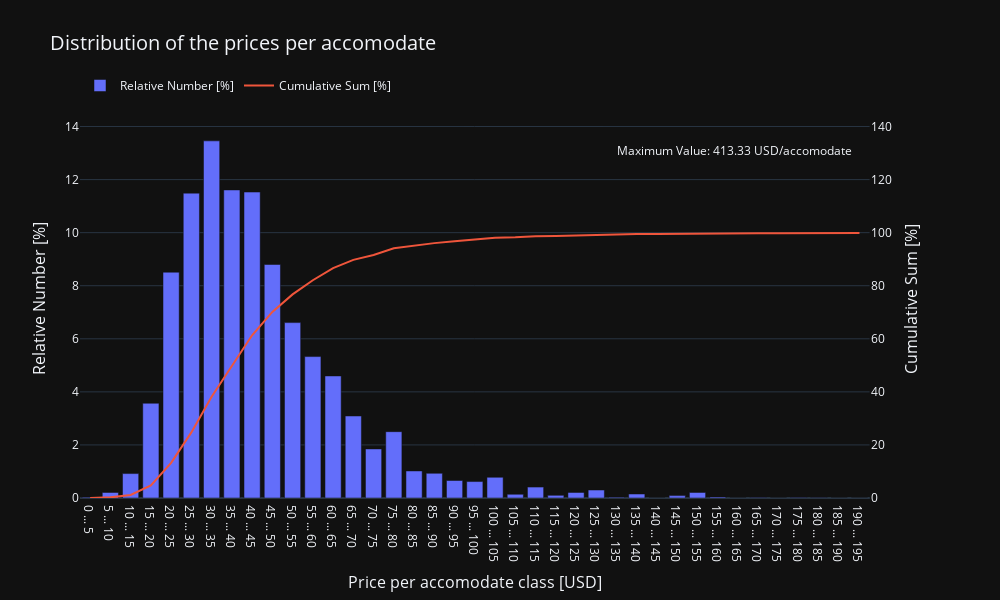

The notebook cell saved with this chart:
### Code cell
counts, bins = np.histogram(df_merge_f.price_p_accom, bins=range(0, 200, 5))
bin_label = str(bins[:-1]) + ' ... ' + str(bins[1:])

rels = np.round(counts / len(df_merge_f) * 100, 2)
rels_cumsum = rels.cumsum()

max_val = np.round(df_merge_f.price_p_accom.max(), 2)

bin_label = []

for i in range(len(bins)):
    if i < len(bins)-1:
        bin_label.append(str(bins[i]) + ' ... ' + str(bins[i+1]))


fig = make_subplots(specs=[[{"secondary_y": True}]])

fig.add_trace(go.Bar(x=bin_label, y=rels, 
                     name = 'Relative Number [%]'
             ))

fig.add_trace(go.Scatter(x=bin_label, y=rels_cumsum, 
                        name = 'Cumulative Sum [%]',
                        mode = 'lines'),
                        secondary_y=True)

fig.update_layout(
    title='Distribution of the prices per accomodate',
    title_font = {"size": 20},
    xaxis_title = 'Price per accomodate class [USD]',
    template='plotly_dark',
    hovermode = 'x',
    width = 1000,
    height = 600,
    yaxis = dict(
        title=dict(text="Relative Number [%]"),
        side="left",
        range=[0, 15]),
    yaxis2 = dict(
        title=dict(text="Cumulative Sum [%]"),
        side="right",
        range=[0, 150],
        overlaying="y",
        tickmode="sync")
)

fig.update_yaxes(
    title_font = {"size": 16},
    tickfont = {"size": 12}
    )

fig.update_xaxes(
    title_font = {"size": 16},
    tickfont = {"size": 12}
    )

fig.update_layout(legend=dict(
    orientation="h",
    yanchor="bottom",
    y=1,
    xanchor="left",
    x=0
    ))


fig.add_annotation(
    xref="x domain",
    yref="y domain",
    # The arrow head will be 25% along the x axis, starting from the left
    x=.98,
    # The arrow head will be 40% along the y axis, starting from the bottom
    y=.9,
    text=f"Maximum Value: {max_val} USD/accomodate",
    align="right",
    showarrow=False
)


fig.show()

### Figure 1 — Plotly figure (JSON) as saved in the notebook; plotly's stock layout.template omitted (floating-point values rounded to 4 significant figures)
{"data": [{"name": "Relative Number [%]", "type": "bar", "x": ["0 ... 5", "5 ... 10", "10 ... 15", "15 ... 20", "20 ... 25", "25 ... 30", "30 ... 35", "35 ... 40", "40 ... 45", "45 ... 50", "50 ... 55", "55 ... 60", "60 ... 65", "65 ... 70", "70 ... 75", "75 ... 80", "80 ... 85", "85 ... 90", "90 ... 95", "95 ... 100", "100 ... 105", "105 ... 110", "110 ... 115", "115 ... 120", "120 ... 125", "125 ... 130", "130 ... 135", "135 ... 140", "140 ... 145", "145 ... 150", "150 ... 155", "155 ... 160", "160 ... 165", "165 ... 170", "170 ... 175", "175 ... 180", "180 ... 185", "185 ... 190", "190 ... 195"], "y": [0.03, 0.21, 0.92, 3.57, 8.51, 11.49, 13.46, 11.61, 11.53, 8.8, 6.61, 5.33, 4.6, 3.09, 1.85, 2.5, 1.02, 0.93, 0.66, 0.62, 0.78, 0.14, 0.41, 0.1, 0.21, 0.3, 0.03, 0.15, 0, 0.09, 0.21, 0.04, 0, 0.02, 0, 0.02, 0.01, 0, 0]}, {"mode": "lines", "name": "Cumulative Sum [%]", "type": "scatter", "x": ["0 ... 5", "5 ... 10", "10 ... 15", "15 ... 20", "20 ... 25", "25 ... 30", "30 ... 35", "35 ... 40", "40 ... 45", "45 ... 50", "50 ... 55", "55 ... 60", "60 ... 65", "65 ... 70", "70 ... 75", "75 ... 80", "80 ... 85", "85 ... 90", "90 ... 95", "95 ... 100", "100 ... 105", "105 ... 110", "110 ... 115", "115 ... 120", "120 ... 125", "125 ... 130", "130 ... 135", "135 ... 140", "140 ... 145", "145 ... 150", "150 ... 155", "155 ... 160", "160 ... 165", "165 ... 170", "170 ... 175", "175 ... 180", "180 ... 185", "185 ... 190", "190 ... 195"], "xaxis": "x", "y": [0.03, 0.24, 1.16, 4.73, 13.24, 24.73, 38.19, 49.8, 61.33, 70.13, 76.74, 82.07, 86.67, 89.76, 91.61, 94.11, 95.13, 96.06, 96.72, 97.34, 98.12, 98.26, 98.67, 98.77, 98.98, 99.28, 99.31, 99.46, 99.46, 99.55, 99.76, 99.8, 99.8, 99.82, 99.82, 99.84, 99.85, 99.85, 99.85], "yaxis": "y2"}], "layout": {"annotations": [{"align": "right", "showarrow": false, "text": "Maximum Value: 413.33 USD/accomodate", "x": 0.98, "xref": "x domain", "y": 0.9, "yref": "y domain"}], "height": 600, "hovermode": "x", "legend": {"orientation": "h", "x": 0, "xanchor": "left", "y": 1, "yanchor": "bottom"}, "title": {"font": {"size": 20}, "text": "Distribution of the prices per accomodate"}, "width": 1000, "xaxis": {"anchor": "y", "domain": [0, 0.94], "tickfont": {"size": 12}, "title": {"font": {"size": 16}, "text": "Price per accomodate class [USD]"}}, "yaxis": {"anchor": "x", "domain": [0, 1], "range": [0, 15], "side": "left", "tickfont": {"size": 12}, "title": {"font": {"size": 16}, "text": "Relative Number [%]"}}, "yaxis2": {"anchor": "x", "overlaying": "y", "range": [0, 150], "side": "right", "tickfont": {"size": 12}, "tickmode": "sync", "title": {"font": {"size": 16}, "text": "Cumulative Sum [%]"}}}}
